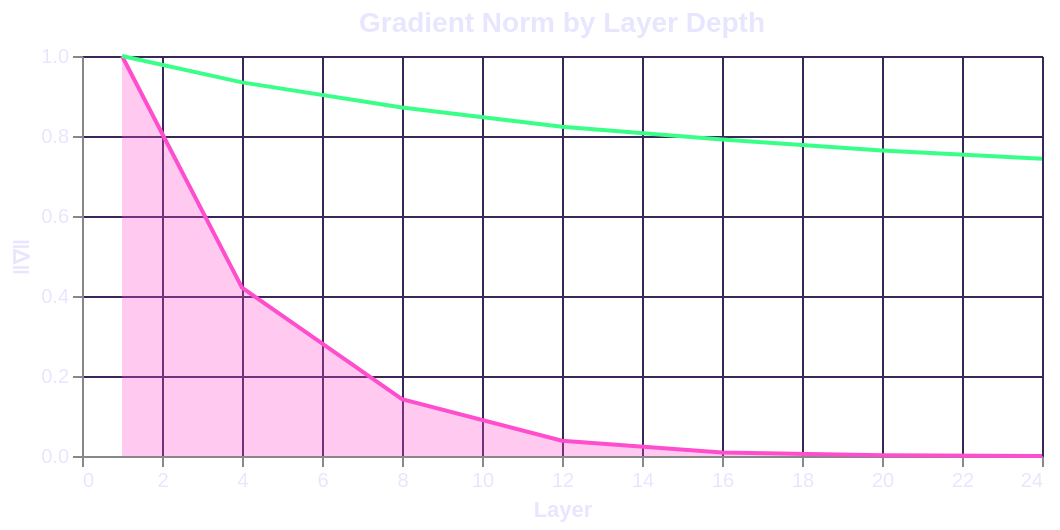

Notebook cell for this chart:
### Markdown cell above
## 6 · Gradient Flow Analysis

Vanishing gradient in deep nets: for $L$ layers with $\sigma'(z) \approx c < 1$,

$$\frac{\partial \mathcal{L}}{\partial \mathbf{W}^{(1)}} = \frac{\partial \mathcal{L}}{\partial \mathbf{z}^{(L)}} \prod_{l=2}^{L} \mathbf{W}^{(l)} \sigma'(\mathbf{z}^{(l-1)}) \approx \mathcal{O}(c^L)$$

ResNet skip connection resolves this — gradient flows through identity shortcut:

$$\frac{\partial \mathcal{L}}{\partial \mathbf{x}} = \frac{\partial \mathcal{L}}{\partial \mathbf{y}} \cdot \left(1 + \frac{\partial \mathcal{F}(\mathbf{x})}{\partial \mathbf{x}}\right)$$

### Code cell
# Gradient norm decay: vanilla vs residual network
layers = [1,4,8,12,16,20,24]
vanilla = [1.0, 0.421, 0.142, 0.038, 0.009, 0.002, 0.0]
resnet  = [1.0, 0.934, 0.871, 0.823, 0.791, 0.764, 0.743]
import altair as alt

values = [dict(layer=x, vanilla=v, resnet=r) for x, v, r in zip(layers, vanilla, resnet)]
base = alt.Chart(alt.InlineData(values=values)).encode(x='layer:Q')
decay = base.mark_area(color='#ff4ecd', opacity=0.3).encode(y='vanilla:Q')
vanilla_line = base.mark_line(color='#ff4ecd').encode(y='vanilla:Q')
resnet_line = base.mark_line(color='#39ff88').encode(y='resnet:Q')
(decay + vanilla_line + resnet_line).properties(
    title='Gradient Norm by Layer Depth', background='transparent'
).configure_view(stroke=None)

### Figure 1 — Vega-Lite specification as saved in the notebook (floating-point values rounded to 4 significant figures)
{"$schema": "https://vega.github.io/schema/vega-lite/v6.json", "title": "Gradient Norm by Layer Depth", "width": 480, "height": 200, "layer": [{"mark": {"type": "area", "color": "#ff4ecd", "opacity": 0.3}, "encoding": {"x": {"field": "layer", "type": "quantitative", "title": "Layer"}, "y": {"field": "vanilla", "type": "quantitative", "title": "‖∇‖"}}, "data": {"values": [{"layer": 1, "vanilla": 1.0, "resnet": 1.0}, {"layer": 4, "vanilla": 0.421, "resnet": 0.934}, {"layer": 8, "vanilla": 0.142, "resnet": 0.871}, {"layer": 12, "vanilla": 0.038, "resnet": 0.823}, {"layer": 16, "vanilla": 0.009, "resnet": 0.791}, {"layer": 20, "vanilla": 0.002, "resnet": 0.764}, {"layer": 24, "vanilla": 0.0, "resnet": 0.743}]}}, {"mark": {"type": "line", "color": "#ff4ecd", "strokeWidth": 2}, "encoding": {"x": {"field": "layer", "type": "quantitative"}, "y": {"field": "vanilla", "type": "quantitative"}}, "data": {"values": [{"layer": 1, "vanilla": 1.0}, {"layer": 4, "vanilla": 0.421}, {"layer": 8, "vanilla": 0.142}, {"layer": 12, "vanilla": 0.038}, {"layer": 16, "vanilla": 0.009}, {"layer": 20, "vanilla": 0.002}, {"layer": 24, "vanilla": 0.0}]}}, {"mark": {"type": "line", "color": "#39ff88", "strokeWidth": 2}, "encoding": {"x": {"field": "layer", "type": "quantitative"}, "y": {"field": "resnet", "type": "quantitative"}}, "data": {"values": [{"layer": 1, "resnet": 1.0}, {"layer": 4, "resnet": 0.934}, {"layer": 8, "resnet": 0.871}, {"layer": 12, "resnet": 0.823}, {"layer": 16, "resnet": 0.791}, {"layer": 20, "resnet": 0.764}, {"layer": 24, "resnet": 0.743}]}}], "background": "transparent", "config": {"background": "transparent", "axis": {"gridColor": "#392759", "labelColor": "#e8e6ff", "titleColor": "#e8e6ff"}, "title": {"color": "#e8e6ff", "fontSize": 14}}}
